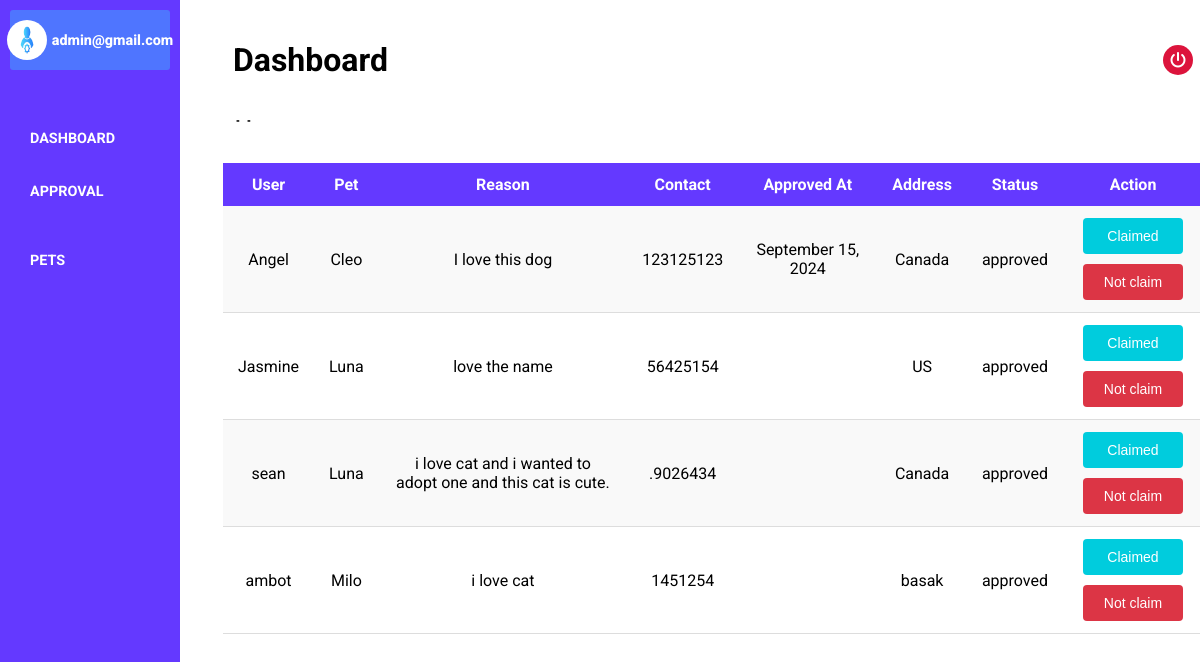
Page /admin/claim-page.php (signed in) on the committed database.
### tables this page shows
CREATE TABLE `adoption_requests` (
  `id` int(11) NOT NULL,
  `user_id` int(11) DEFAULT NULL,
  `pet_id` int(11) DEFAULT NULL,
  `reason` varchar(255) NOT NULL,
  `contact` varchar(255) NOT NULL,
  `address` varchar(255) NOT NULL,
  `status` enum('waiting','approved','rejected','claimed') DEFAULT 'waiting',
  `approved_at` datetime DEFAULT NULL,
  `claimed_at` datetime DEFAULT NULL
);

CREATE TABLE `users` (
  `id` int(11) NOT NULL,
  `username` varchar(50) NOT NULL,
  `email` varchar(255) NOT NULL,
  `password` varchar(50) NOT NULL,
  `role` enum('admin','user') DEFAULT 'user'
);

CREATE TABLE `pets` (
  `id` int(11) NOT NULL,
  `pet_name` varchar(50) DEFAULT NULL,
  `pet_type` varchar(255) NOT NULL,
  `pet_breed` varchar(50) DEFAULT NULL,
  `pet_sex` varchar(255) NOT NULL,
  `pet_age` varchar(255) DEFAULT NULL,
  `pet_description` varchar(255) NOT NULL,
  `pet_condition` varchar(255) NOT NULL,
  `pet_status` enum('available','waiting','approved') DEFAULT 'available',
  `image` varchar(255) NOT NULL
);

### admin/claim-page.php (the view, shortened to what this page needs)
<?php
include '../database/database.php';
$query_approved = "
    SELECT adoption_requests.id as request_id, users.username, pets.pet_name, adoption_requests.reason,adoption_requests.approved_at, adoption_requests.contact, adoption_requests.address, adoption_requests.status
    FROM adoption_requests
    JOIN users ON adoption_requests.user_id = users.id
    JOIN pets ON adoption_requests.pet_id = pets.id
    WHERE adoption_requests.status = 'approved' ORDER BY adoption_requests.id DESC
";
$result_approved = mysqli_query($conn, $query_approved);
?>
<!DOCTYPE html>
<html lang="en">
<head>
    <link rel="stylesheet" href="admin-css/admin-css.css">
    <link rel="stylesheet" href="https://cdnjs.cloudflare.com/ajax/libs/font-awesome/6.6.0/css/all.min.css" />
</head>
<body>
<div class="container">
        <?php include '../partials/side-bar.php'?>
        <div class="hero">
            <div class="hero-container">
                <div class="hero-header">
                    <h1>Dashboard</h1>
                    <div class="header-right-side">
                        <div class="logout-btn">
                            <a href=""><i class="fa-solid fa-power-off"></i></a>
                        </div>
                    </div>
                </div>
                <div class="container-body">
                    <h1>Approved Pet</h1>
                    <div class="container-approved-list">
                        <table>
                            <tr>
                                <th>User</th>
                                <th>Pet</th>
                                <th>Reason</th>
                                <th>Contact</th>
                                <th>Approved At</th>
                                <th>Address</th>
                                <th>Status</th>
                                <th>Action</th>
                            </tr>
                            <?php if(mysqli_num_rows($result_approved) > 0) :?>
                            <?php while($row = mysqli_fetch_assoc($result_approved)): ?>
                            <tr>
                                <td><?php echo $row['username']; ?></td>
                                <td><?php echo $row['pet_name']; ?></td>
                                <td><?= $row['reason']; ?></td>
                                <td><?= $row['contact']; ?></td>
                                <td>
                                    <?php
                                    if (!empty($row['approved_at'])) {
                                        $date = new DateTime($row['approved_at']);
                                        echo $date->format('F j, Y');
                                    }
                                    ?>
                                </td>
                                <td><?= $row['address']; ?></td>
                                <td><?php echo $row['status']; ?></td>
                                <td>
                                <form method="POST" action="../function/approve.php">
                                        <div class="approved-btn">
                                            <div class="claim-btn">
                                            <button type="submit" name="claimed">Claimed</button>
                                            </div>
                                            <div class="not-claim-btn">
                                            <button type="submit" name="reject">Not claim</button>
                                            </div>
                                        </div>
                                    </form>
                                </td>
                            </tr>
                            <?php endwhile; ?>
                            <?php else :?>
                                <p>No data found</p>
                                <?php endif;?>
                        </table>
                    </div>
                </div>
            </div>
        </div>
    </div>
</body>
</html>

### admin/admin-css/admin-css.css (style rules this page uses)
* { margin: 0; padding: 0; box-sizing: border-box; }
body { font-family: "Roboto", sans-serif; scroll-behavior: smooth; overflow: hidden; overflow-y: scroll; }
.container { width: 100%; height: 100vh; display: flex; }
.hero { width: 85%; height: 100vh; position: relative; left: 203px; }
.hero-container { width: 100%; height: 100vh; }
.hero-header { display: flex; align-items: center; justify-content: space-between; padding: 30px; position: fixed; background-color: white; width: 85%; height: 15vh; z-index: 999; }
.logout-btn { background-color: crimson; text-align: center; height: 30px; width: 30px; border-radius: 50%; display: grid; place-items: center; }
.logout-btn a { color: white; }
.container-body { text-align: left; width: 100%; padding: 20px; height: auto; padding-top: 100px; }
.container-body h1 { color: #333; margin-bottom: 20px; font-size: 1.2rem; }
table { width: 100%; border-collapse: collapse; margin: 20px 0; background-color: #fff; border-radius: 8px; overflow: hidden; overflow-y: scroll; height: auto; }
th, td { padding: 12px 15px; text-align: left; }
th { background-color: #6439FF; color: #fff; font-weight: bold; text-align: center; }
td { border-bottom: 1px solid #ddd; text-align: center; }
tr:nth-child(even) { background-color: #f9f9f9; }
form button { border: none; padding: 8px 16px; margin: 0 5px; border-radius: 4px; cursor: pointer; font-size: 14px; color: #fff; }
form button[name="reject"] { background-color: #dc3545; }
form button[name="claimed"] { background-color: #00CCDD; }
.approved-btn { display: flex; align-items: center; justify-content: center; flex-direction: column; gap: 10px; }
.approved-btn .claim-btn button, .approved-btn .not-claim-btn button { width: 100px; padding: 10px; }
.container-wait-list, .container-approved-list { margin-bottom: 50px; height: 65vh; overflow: hidden; overflow-y: scroll; width: 100%; }

### rows in the picture
adoption_requests: user.username "Angel", pet.pet_name "Cleo", reason "I love this dog", contact "123125123", approved_at "September 15, 2024", address "Canada", status "approved"
adoption_requests: user.username "Jasmine", pet.pet_name "Luna", reason "love the name", contact "56425154", address "US", status "approved"
adoption_requests: user.username "sean", pet.pet_name "Luna", reason "i love cat and i wanted to adopt one and this cat is cute.", contact ".9026434", address "Canada", status "approved"
adoption_requests: user.username "ambot", pet.pet_name "Milo", reason "i love cat", contact "1451254", address "basak", status "approved"

### other values in the picture
$_SESSION['admin_email'] "admin@gmail.com"
